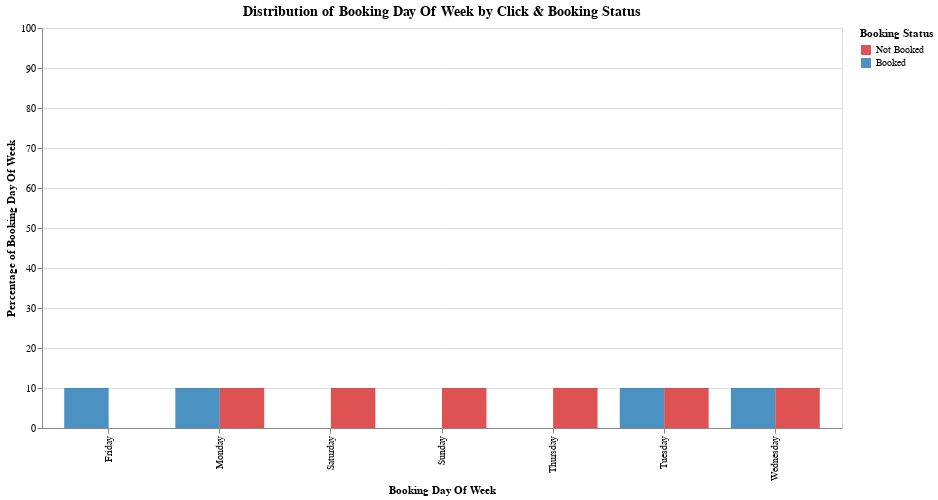

Notebook code for this chart:
### Code cell
# Assuming the Visualizer class code is already defined and imported

# Initialize the Visualizer with the sample DataFrame
visualizer = Visualizer(df_sample)

# Generate the charts
chart1 = visualizer.plot_categorical_distribution("booking_day_of_week", click=False)
chart2 = visualizer.plot_timeseries("booking_date")
chart3 = visualizer.plot_histogram()

# Display the charts (works in a Jupyter Notebook or similar interactive environment)
chart1.display()
chart2.display()
chart3.display()

### Figure 1 — Vega specification as saved in the notebook (floating-point values rounded to 4 significant figures)
{"$schema": "https://vega.github.io/schema/vega/v5.json", "data": [{"name": "_server_source_0", "values": [{"booking_bool": 0, "booking_day_of_week": "Thursday", "click_bool": 0, "proportion": 10.0, "click_label": "Not Clicked", "book_label": "Not Booked"}, {"booking_bool": 1, "booking_day_of_week": "Tuesday", "click_bool": 0, "proportion": 10.0, "click_label": "Not Clicked", "book_label": "Booked"}, {"booking_bool": 0, "booking_day_of_week": "Saturday", "click_bool": 0, "proportion": 10.0, "click_label": "Not Clicked", "book_label": "Not Booked"}, {"booking_bool": 1, "booking_day_of_week": "Wednesday", "click_bool": 1, "proportion": 10.0, "click_label": "Clicked", "book_label": "Booked"}, {"booking_bool": 1, "booking_day_of_week": "Friday", "click_bool": 1, "proportion": 10.0, "click_label": "Clicked", "book_label": "Booked"}, {"booking_bool": 0, "booking_day_of_week": "Wednesday", "click_bool": 1, "proportion": 10.0, "click_label": "Clicked", "book_label": "Not Booked"}, {"booking_bool": 1, "booking_day_of_week": "Monday", "click_bool": 1, "proportion": 10.0, "click_label": "Clicked", "book_label": "Booked"}, {"booking_bool": 0, "booking_day_of_week": "Tuesday", "click_bool": 0, "proportion": 10.0, "click_label": "Not Clicked", "book_label": "Not Booked"}, {"booking_bool": 0, "booking_day_of_week": "Monday", "click_bool": 1, "proportion": 10.0, "click_label": "Clicked", "book_label": "Not Booked"}, {"booking_bool": 0, "booking_day_of_week": "Sunday", "click_bool": 0, "proportion": 10.0, "click_label": "Not Clicked", "book_label": "Not Booked"}]}, {"name": "param_10_store"}, {"name": "source_0", "source": "_server_source_0", "transform": [{"type": "filter", "expr": "((((click_bool_selection === 'All') || ((click_bool_selection === 0) && (datum.click_bool === 0))) || ((click_bool_selection === 1) && (datum.click_bool === 1))) && (((book_bool_selection === 'All') || ((book_bool_selection === 0) && (datum.booking_bool === 0))) || ((book_bool_selection === 1) && (datum.booking_bool === 1))))"}, {"type": "stack", "field": "proportion", "groupby": ["booking_day_of_week", "book_label"], "sort": {"field": [], "order": []}, "as": ["proportion_start", "proportion_end"], "offset": "zero"}, {"type": "filter", "expr": "isValid(datum[\"proportion\"]) && isFinite(+datum[\"proportion\"])"}, {"type": "project", "fields": ["book_label", "booking_day_of_week", "click_label", "proportion", "proportion_end", "proportion_start"]}]}, {"name": "source_0_x_domain_booking_day_of_week", "source": "source_0", "transform": [{"type": "aggregate", "groupby": ["booking_day_of_week"], "fields": [], "ops": [], "as": []}, {"type": "formula", "expr": "datum['booking_day_of_week']", "as": "sort_field"}, {"type": "project", "fields": ["booking_day_of_week"]}]}, {"name": "source_0_xOffset_domain_book_label", "source": "source_0", "transform": [{"type": "aggregate", "groupby": ["book_label"], "fields": [], "ops": [], "as": []}, {"type": "formula", "expr": "datum['book_label']", "as": "sort_field"}, {"type": "project", "fields": ["book_label"]}]}], "signals": [{"name": "unit", "value": {}, "on": [{"events": "pointermove", "update": "isTuple(group()) ? group() : unit"}]}, {"name": "param_10", "update": "vlSelectionResolve(\"param_10_store\", \"union\")"}, {"name": "click_bool_selection", "value": "All", "bind": {"input": "select", "options": ["All", 0, 1], "labels": ["Both", "Not Clicked", "Clicked"], "name": "Click Status"}}, {"name": "book_bool_selection", "value": "All", "bind": {"input": "select", "options": ["All", 0, 1], "labels": ["Both", "Not Booked", "Booked"], "name": "Booking Status"}}, {"name": "param_10_booking_day_of_week", "on": [{"events": [{"source": "view", "type": "dblclick"}], "update": "null"}, {"events": {"signal": "param_10_translate_delta"}, "update": "panLinear(param_10_translate_anchor.extent_x, -param_10_translate_delta.x / width)"}, {"events": {"signal": "param_10_zoom_delta"}, "update": "zoomLinear(domain(\"x\"), param_10_zoom_anchor.x, param_10_zoom_delta)"}]}, {"name": "param_10_proportion", "on": [{"events": [{"source": "view", "type": "dblclick"}], "update": "null"}, {"events": {"signal": "param_10_translate_delta"}, "update": "panLinear(param_10_translate_anchor.extent_y, param_10_translate_delta.y / height)"}, {"events": {"signal": "param_10_zoom_delta"}, "update": "zoomLinear(domain(\"y\"), param_10_zoom_anchor.y, param_10_zoom_delta)"}]}, {"name": "param_10_tuple", "on": [{"events": [{"signal": "param_10_booking_day_of_week || param_10_proportion"}], "update": "param_10_booking_day_of_week && param_10_proportion ? {unit: \"\", fields: param_10_tuple_fields, values: [param_10_booking_day_of_week,param_10_proportion]} : null"}]}, {"name": "param_10_tuple_fields", "value": [{"field": "booking_day_of_week", "channel": "x", "type": "E"}, {"field": "proportion", "channel": "y", "type": "R"}]}, {"name": "param_10_translate_anchor", "value": {}, "on": [{"events": [{"source": "scope", "type": "pointerdown"}], "update": "{x: x(unit), y: y(unit), extent_x: domain(\"x\"), extent_y: domain(\"y\")}"}]}, {"name": "param_10_translate_delta", "value": {}, "on": [{"events": [{"source": "window", "between": [{"source": "scope", "type": "pointerdown"}, {"source": "window", "type": "pointerup"}], "type": "pointermove", "consume": true}], "update": "{x: param_10_translate_anchor.x - x(unit), y: param_10_translate_anchor.y - y(unit)}"}]}, {"name": "param_10_zoom_anchor", "on": [{"events": [{"source": "scope", "consume": true, "type": "wheel"}], "update": "{x: invert(\"x\", x(unit)), y: invert(\"y\", y(unit))}"}]}, {"name": "param_10_zoom_delta", "on": [{"events": [{"source": "scope", "consume": true, "type": "wheel"}], "update": "pow(1.001, event.deltaY * pow(16, event.deltaMode))", "force": true}]}, {"name": "param_10_modify", "on": [{"events": {"signal": "param_10_tuple"}, "update": "modify(\"param_10_store\", param_10_tuple, true)"}]}], "marks": [{"type": "rect", "name": "marks", "from": {"data": "source_0"}, "encode": {"update": {"tooltip": {"signal": "{\"Booking Day Of Week\": isValid(datum[\"booking_day_of_week\"]) ? datum[\"booking_day_of_week\"] : \"\"+datum[\"booking_day_of_week\"], \"Percentage\": format(datum[\"proportion\"], \"\"), \"Click Status\": isValid(datum[\"click_label\"]) ? datum[\"click_label\"] : \"\"+datum[\"click_label\"], \"Booking Status\": isValid(datum[\"book_label\"]) ? datum[\"book_label\"] : \"\"+datum[\"book_label\"]}"}, "y": {"field": "proportion_end", "scale": "y"}, "y2": {"field": "proportion_start", "scale": "y"}, "opacity": {"value": 0.8}, "x": {"field": "booking_day_of_week", "scale": "x", "offset": {"field": "book_label", "scale": "xOffset"}}, "width": {"signal": "max(0.25, bandwidth('xOffset'))"}, "fill": {"field": "book_label", "scale": "color"}}}, "interactive": true, "style": ["bar"], "clip": true}], "scales": [{"name": "x", "type": "band", "domain": {"data": "source_0_x_domain_booking_day_of_week", "field": "booking_day_of_week", "sort": true}, "range": [0, {"signal": "width"}], "paddingInner": 0.2, "paddingOuter": 0.2}, {"name": "y", "type": "linear", "domain": [0, 100], "range": [{"signal": "height"}, 0], "zero": true, "domainRaw": {"signal": "param_10[\"proportion\"]"}}, {"name": "xOffset", "type": "band", "domain": {"data": "source_0_xOffset_domain_book_label", "field": "book_label", "sort": true}, "range": [0, {"signal": "bandwidth('x')"}]}, {"name": "color", "type": "ordinal", "domain": ["Not Booked", "Booked"], "range": ["#d62728", "#1f77b4"]}], "axes": [{"scale": "y", "gridScale": "x", "aria": false, "minExtent": 0, "maxExtent": 0, "labels": false, "domain": false, "ticks": false, "grid": true, "zindex": 0, "tickCount": 10, "orient": "left"}, {"scale": "x", "labelBaseline": "middle", "zindex": 0, "title": "Booking Day Of Week", "orient": "bottom", "grid": false, "labelAlign": "right", "labelAngle": 270}, {"scale": "y", "title": "Percentage of Booking Day Of Week", "tickCount": 10, "grid": false, "zindex": 0, "labelOverlap": true, "orient": "left"}], "title": {"text": {"signal": "click_bool_selection === 1 ? 'Distribution of Booking Day Of Week for Clicked Users' : click_bool_selection === 0 ? 'Distribution of Booking Day Of Week for Not Clicked Users' : 'Distribution of Booking Day Of Week by Click & Booking Status'"}, "fontSize": 14, "anchor": "middle", "fontWeight": "bold", "frame": "group"}, "legends": [{"title": "Booking Status", "fill": "color", "symbolType": "square", "encode": {"symbols": {"update": {"opacity": {"value": 0.8}}}}}], "background": "white", "style": "cell", "width": 800, "height": 400, "padding": 5}
